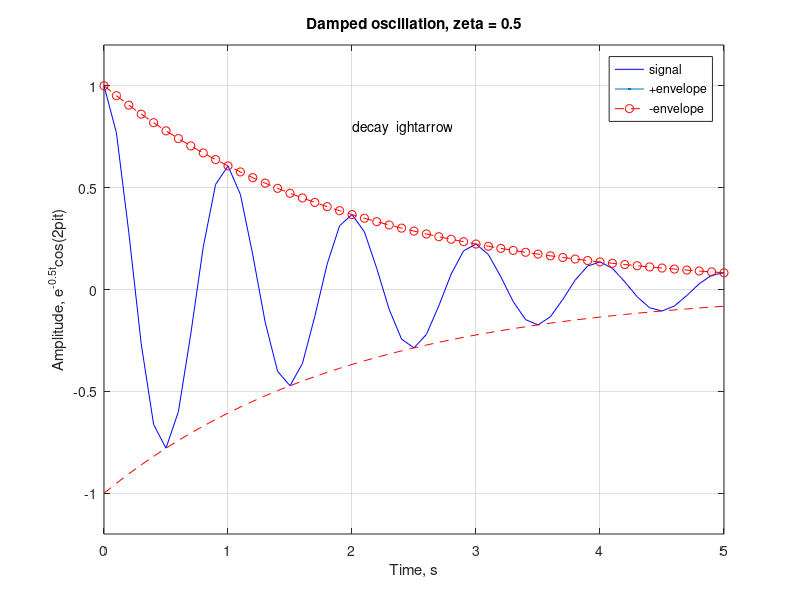

Source code (MATLAB): (Note: this script raises an error after producing the figure.)
% 정답 23: 그림을 보고 코드 작성. 감쇠 진동과 포락선
clear, clc, clf
t = 0:0.1:5;
y = exp(-0.5*t).*cos(2*pi*t);
env = exp(-0.5*t);
plot(t, y, "b-", LineWidth = 1.5)
hold on
plot(t, env, "r--o", MarkerSize = 4)
plot(t, -env, "r--")
hold off
grid on
axis([0 5 -1.2 1.2])
title("Damped oscillation, \zeta = 0.5")
xlabel("Time, s"), ylabel("Amplitude, e^{-0.5t}cos(2\pit)")
legend("signal", "+envelope", "-envelope")
text(2, 0.8, "decay \rightarrow")
theme(gcf, "light")              % R2026a 기본 테마는 dark 라 밝게 바꿔 저장한다
exportgraphics(gcf, '../img/q23_figure.png')
